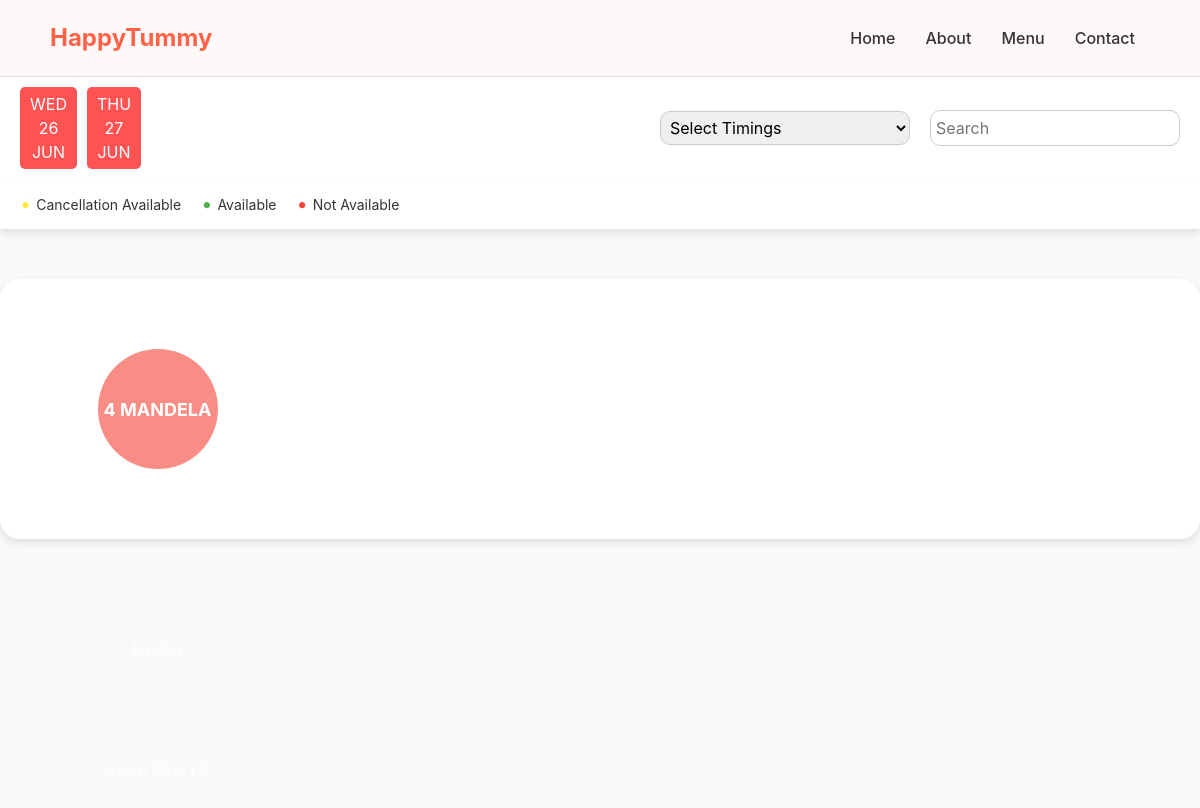
The app's page //status/, older data.
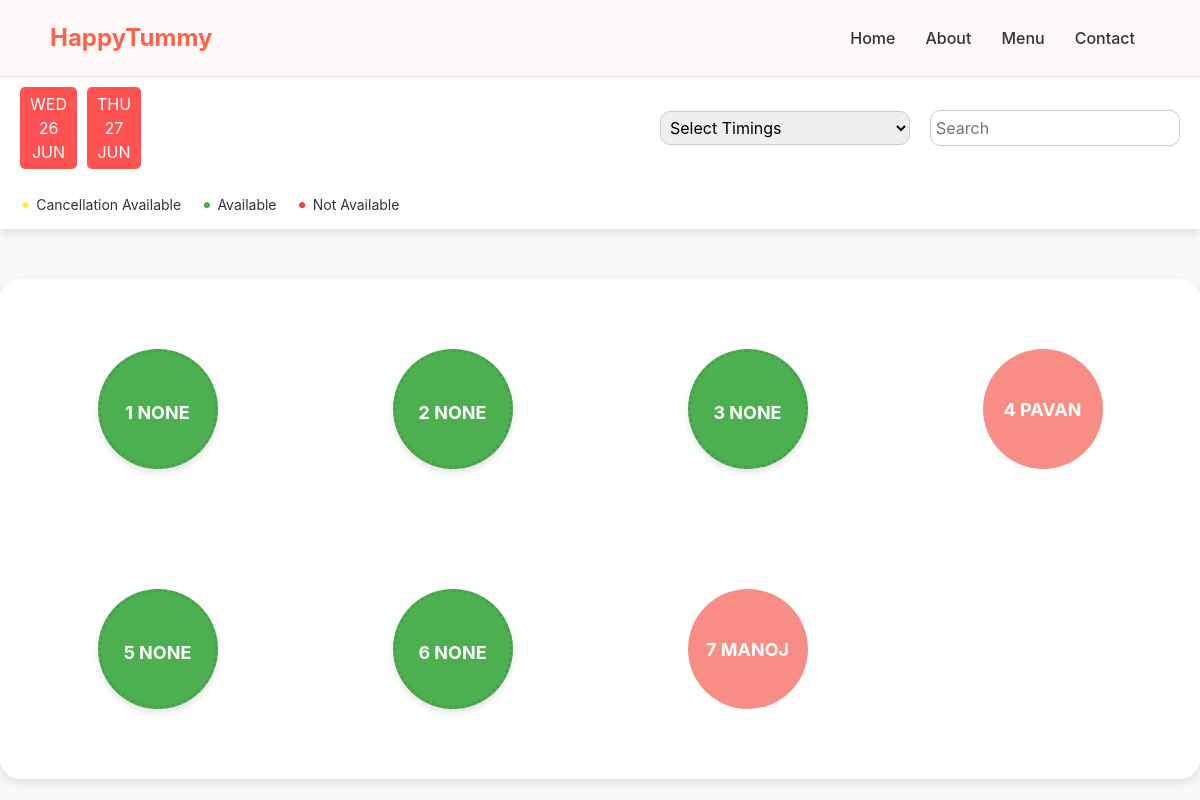
The same page, newer data.
### Bookings/models.py (models this page shows, shortened)
class Reservations(models.Model):
    date = models.DateField()
    table_number = models.CharField(max_length=30)
    lunch_or_dinner = models.CharField(max_length=10, choices=[('Lunch', 'Lunch'), ('Dinner', 'Dinner')], blank=True, null=True)
    name = models.CharField(max_length=100, blank=True, null=True)
    email = models.EmailField(blank=True, null=True)
    reserved = models.BooleanField(default=False)

### Bookings/views.py (the view)
# urls.py: path('/status/', views.status_table, name = 'status'),
def status_table(request):
    reservations = Reservations.objects.all()
    context = {
        'tables' : reservations,
        'show_booknow' : True
    }
    return render(request, 'Bookings/status_table.html', context)

### Bookings/templates/Bookings/status_table.html (shortened to what this page needs)
{% extends "Bookings/base.html" %}
{% load static %}
{% block status_table %}
<nav class="navb">
    <div class="nav-date">
        <div class="date-box">
            <span class="day">WED</span>
            <span class="date">26</span>
            <span class="month">JUN</span>
        </div>
        <div class="date-box">
            <span class="day">THU</span>
            <span class="date">27</span>
            <span class="month">JUN</span>
        </div>
    </div>
    <div class="nav-controls">
        <div class="nav-control">
            <select>
                <option>Select Timings</option>
            </select>
        </div>
        <div class="nav-control">
            <input type="text" placeholder="Search">
        </div>
    </div>
</nav>
<div class="nav-footer">
    <span class="indicator cancellation">Cancellation Available</span>
    <span class="indicator available">Available</span>
    <span class="indicator fast-filling">Not Available</span>
</div>
<div class="container">
    <div class="table-container">
        {% for table in tables %}
            <button class="{% if not table.reserved %}table-status-available{% else %}table-status-not-available{% endif %}">
                {{ table.table_number }}
                {{ table.name }}
            </button>
        {% endfor %}
    </div>
</div>
{% endblock status_table %}

### Bookings/templates/Bookings/base.html (shortened to what this page needs)
{% load static %}
<!DOCTYPE html>
<html lang="en">
<head>
    <link href="https://cdn.jsdelivr.net/npm/bootstrap@5.3.3/dist/css/bootstrap.min.css" rel="stylesheet">
    <link rel="stylesheet" type="text/css" href="{% static 'Bookings/styles1.css' %}">
</head>
    <nav class="navbar">
        <div class="brand"><a href="/">HappyTummy</a></div>
        <div class="nav-links" id="nav-links">
            <a href="/">Home</a>
            <a href='{% url "about" %}'>About</a>
            <a href="/menu/">Menu</a>
            <a href="/contact/">Contact</a>
        </div>
    </nav>
    <div>
        {% block status_table %}{% endblock status_table %}
    </div>
</body>
</html>

### Bookings/static/Bookings/styles1.css (style rules this page uses)
.navbar { background-color: #fff8f8; padding: 20px 50px; display: flex; justify-content: space-between; align-items: center; border-bottom: 1px solid #ddd; }
.navbar .brand a { font-size: 1.5em; font-weight: bold; color: #ff6347; text-decoration: none; }
.navbar .nav-links { display: flex; flex-wrap: wrap; }
.navbar .nav-links a { margin: 0 15px; color: #333; text-decoration:none; font-weight: 550; }
.navb { display: flex; justify-content: space-between; align-items: center; background-color: #fff; padding: 10px 20px; box-shadow: 0 4px 8px rgba(0, 0, 0, 0.1); }
.nav-date { display: flex; }
.date-box { display: flex; flex-direction: column; align-items: center; background-color: #ff5252; color: #fff; padding: 5px 10px; margin-right: 10px; border-radius: 5px; }
.day, .date, .month { display: block; }
.nav-controls { display: flex; align-items: center; }
.nav-control { margin-left: 20px; }
.nav-control select, .nav-control input { padding: 5px; border: 1px solid #ccc; border-radius: 10px; width: 250px; }
.nav-footer { margin-bottom: 50px; display: flex; justify-content: flex-start; align-items: center; background-color: #fff; padding: 10px 20px; box-shadow: 0 4px 8px rgba(0, 0, 0, 0.1); }
.indicator { display: flex; align-items: center; margin-right: 20px; font-size: 14px; }
.indicator.cancellation::before { content: '•'; color: #ffeb3b; font-size: 20px; margin-right: 5px; }
.indicator.available::before { content: '•'; color: #4caf50; font-size: 20px; margin-right: 5px; }
.indicator.fast-filling::before { content: '•'; color: #f44336; font-size: 20px; margin-right: 5px; }
.container { max-width: 1200px; margin: 0 auto; padding: 50px; background-color: #fff; box-shadow: 0 4px 8px rgba(0, 0, 0, 0.1); border-radius: 20px; }
.table-container { display: grid; grid-template-columns: repeat(auto-fill, minmax(120px, 1fr)); gap: 120px; justify-items: center; align-items: center; padding: 20px; }
.table-status-available { width: 120px; height: 120px; border-radius: 50%; font-size: 18px; line-height: 120px; text-align: center; color: #fff; font-weight: bold; text-transform: uppercase; border: dotted; border-color: #45a049; cursor: pointer; transition: background-color 0.3s ease, transform 0.3s ease, box-shadow 0.3s ease; box-shadow: 0 4px 6px rgba(0, 0, 0, 0.1); background-color: #4caf50; }
.table-status-not-available { width: 120px; height: 120px; border-radius: 50%; font-size: 18px; line-height: 120px; text-align: center; color: #fff; font-weight: bold; text-transform: uppercase; border: none; cursor: not-allowed; background-color: #f44336; opacity: 0.6; }

Row changes from the older to the newer data that the page shows:
changed Reservations (number 1 of 7 on the later page): reserved True → False (drawn); table_number "4" → "1"; name "MANDELA PAVAN NAGA CHAITANYA" → "NONE"
added Reservations: table_number "2", name "NONE"
added Reservations: table_number "3", name "NONE"
added Reservations: table_number "4", name "PAVAN", reserved True (drawn)
added Reservations: table_number "5", name "NONE"
added Reservations: table_number "6", name "NONE"
added Reservations: table_number "7", name "MANOJ", reserved True (drawn)
